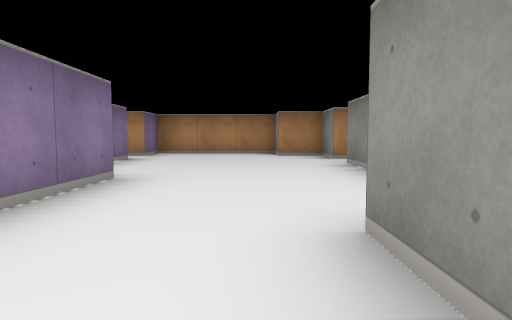
view 1 (above)

16 first-person views from a walk through a cub3D maze. The camera is about half as high as the walls, tilts 4° down and sees 75° across. The floor is counted in squares. Each view is taken from the middle of a square. On the plan, view 1 faces up. The plan holds only what a view shows up to about 9 squares ahead; the rest is blank. The place goes on beyond the plan.

view 2
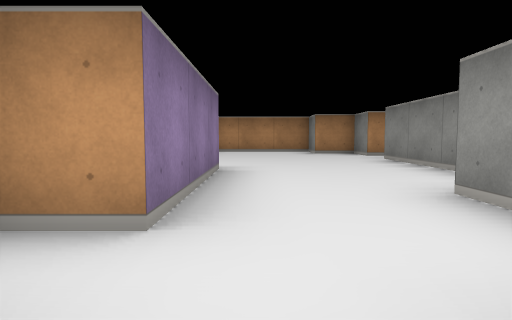

view 3
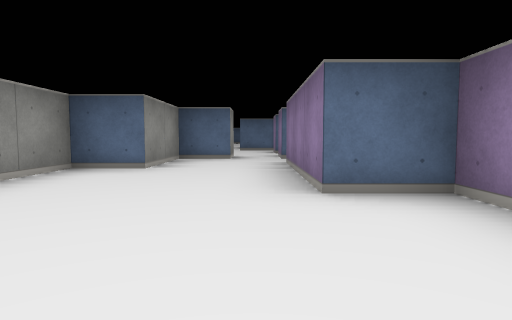

view 4
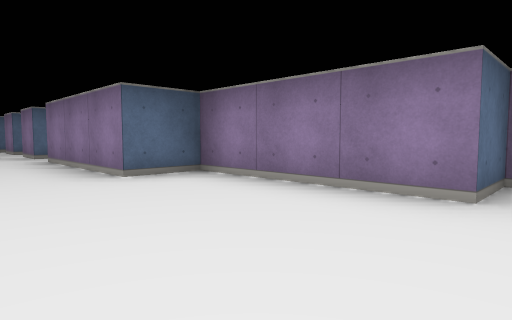

view 5
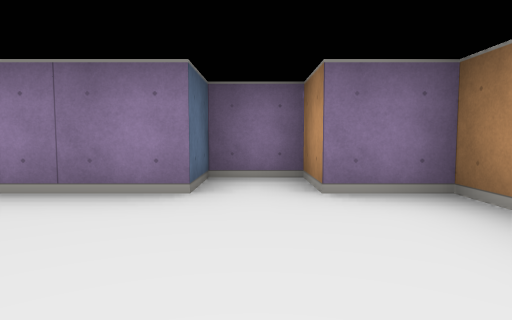

view 6
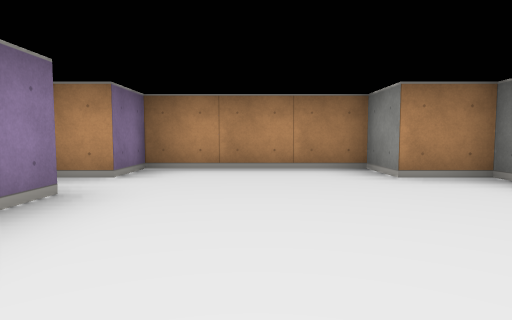

view 7
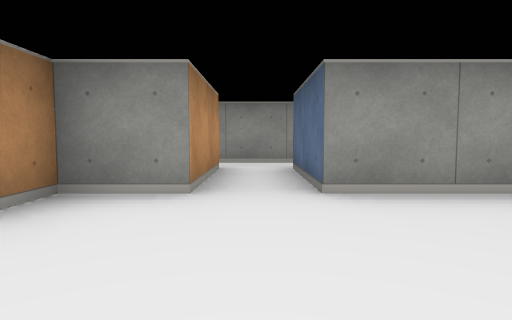

view 8
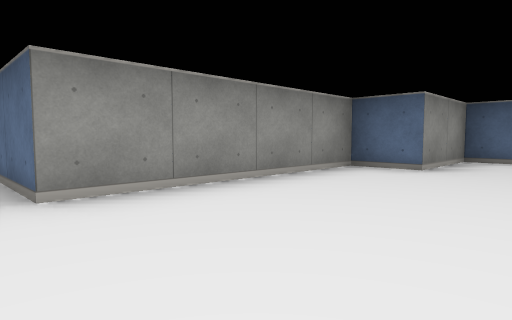

view 9
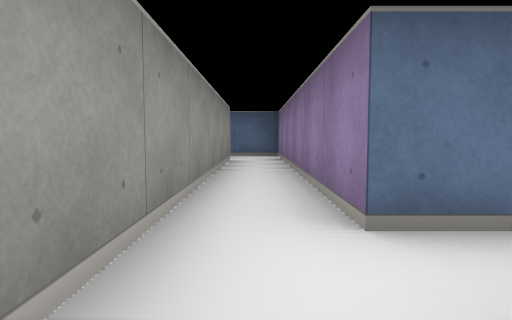

view 10
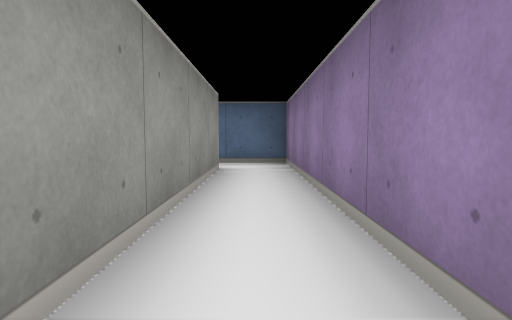

view 11
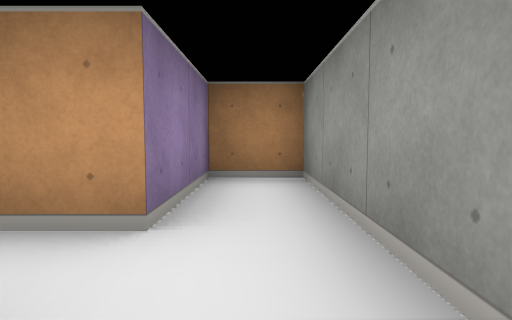

view 12
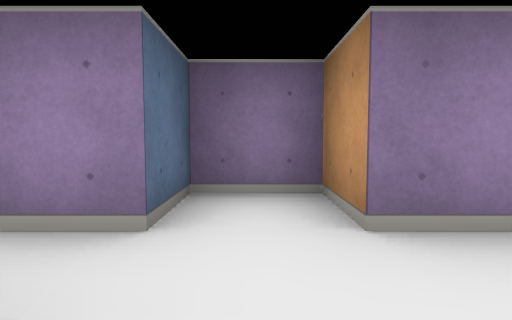

view 13
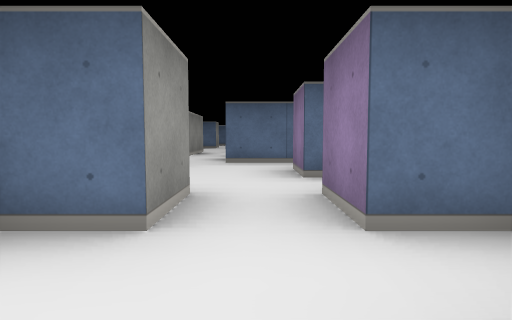

view 14
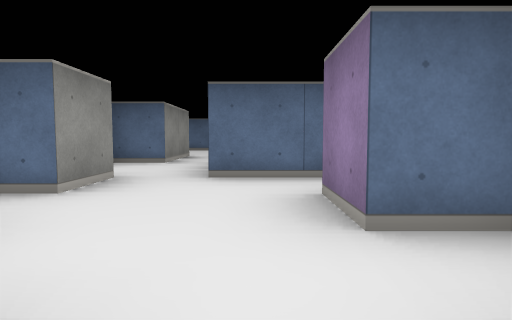

view 15
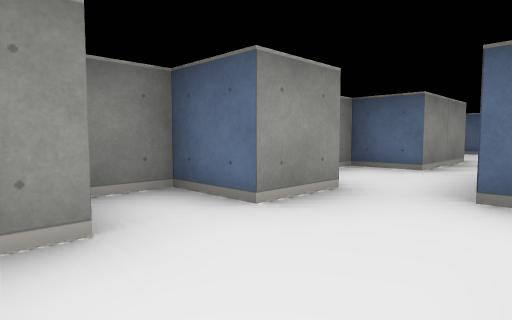

view 16
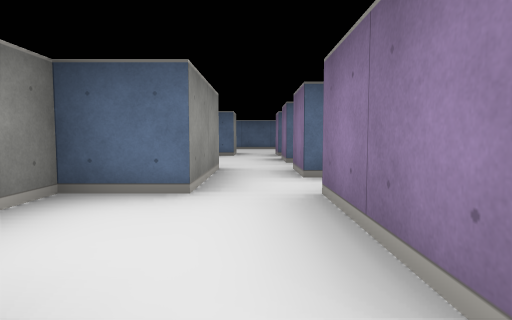

### Floor plan
Points are (right, up) in squares from view 1. A wall is a line through its corners. A room is listed if a view was taken in it or the views show most of it. See-through windows are left out.
Room 1 (views 1, 2, 3, 4, 5, 6, 7, 8, 12, 13, 14)
walls: (1.5, 6.5) (1.5, 7.5) (0.5, 7.5) (0.5, 8.5) (-2.5, 8.5) (-2.5, 7.5) (-3.5, 7.5) (-3.5, 6.5) (-2.5, 6.5) (-2.5, 3.5) (-1.5, 3.5) (-1.5, 0.5) (-2.5, 0.5) (-2.5, -0.5) (-1.5, -0.5) (-1.5, -1.5); (-0.5, -1.5) (-0.5, -0.5) (0.5, -0.5) (0.5, 1.5) (1.5, 1.5) (1.5, 5.5)
ways out: opening at (2.5, 6) to room 2; opening at (-1, -1) to room 3
Room 2 (views 9, 10, 11)
walls: (1.5, 5.5) (3.5, 5.5) (3.5, -0.5) (4.6, -0.5); (4.5, 0.5) (4.5, 8.5) (3.5, 8.5) (3.5, 6.5) (1.5, 6.5)
ways out: opening at (2.5, 6) to room 1; opening at (5, 0)
Room 3 (views 15, 16)
walls: (-2.2, -2.5) (-1.5, -2.5) (-1.5, -3.5); (0.5, -2.6) (0.5, -2.1); (-1.8, -4.5) (-0.5, -4.5) (-0.5, -5.5); (0.5, -4.6) (0.5, -3.5); (1.5, -3.5) (1.5, -2.8)
ways out: opening at (-1, -1) to room 1; opening at (0, -5)

Positions as (right, up) in squares from view 1, and headings:
1: (0, 0), facing up
2: (-1, -1), facing up
3: (-1, 6), facing down
4: (0, 7), facing down-left
5: (0, 7), facing left
6: (-1, 4), facing up
7: (-1, 6), facing right
8: (-1, 6), facing down-right
9: (4, 7), facing down
10: (4, 5), facing down
11: (4, 5), facing up
12: (0, 0), facing left
13: (-1, 1), facing down
14: (-1, -1), facing down
15: (-1, -2), facing down-right
16: (0, -4), facing down
